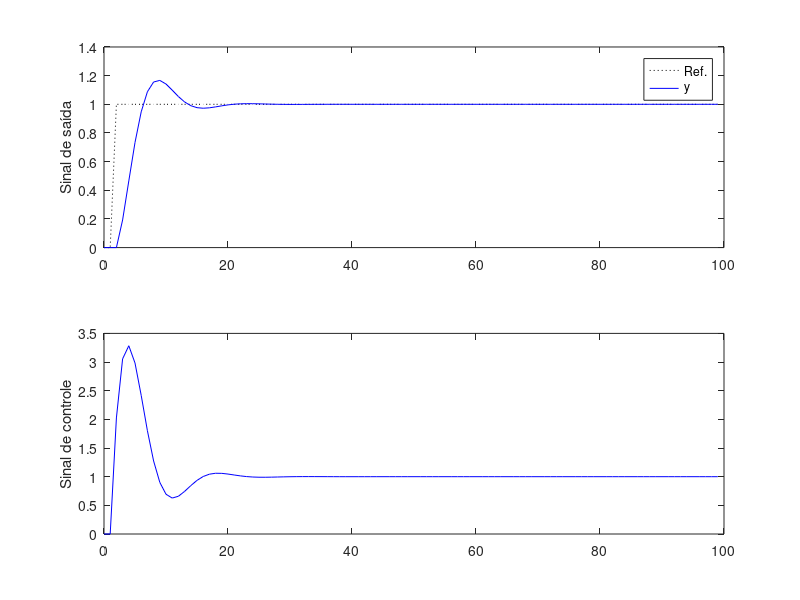

Write the MATLAB code that produced this figure.
%% Atividade 02 (Parte 2) - CDS
% Complemente a primeira parte da atividade 2 com a implementação do RST incremental aplicado
% no mesmo processo de 1ª ordem, mas com a imposição de uma dinâmica subamortecida em que pode-se
% selecionar o fator de amortecimento e frequencia natural desejados em malha fechada.
clear all; close all; clc;

%% Planta
tau = 10;
    Gs = tf(1, [ tau 1])  % G(s) = 1 / (10s+1)

    % Modelo discreto da planta
    Ts = 1; % periodo de amostragem (s)
    Gz = c2d(Gs, Ts)                   
        Az = Gz.den{1}; a1 = Az(2);
        Bz = Gz.num{1}; b0 = Bz(2);
    
    % Modelo aumentado da planta
    % y(k) = ( B(z) / ΔA(k) ) * Δu(k)
    % ΔA(k) = ( 1 - z^{-1} ) * ( 1 - a1*z^{-1} )
    delta = [1 -1]; % Δ = 1 - z^{-1} 
    delta_Az = conv(Az, delta);
        a1_aum = delta_Az(2); a2_aum = delta_Az(3);     
          
%% Projeto do controlador RST incremental
% R(z)*Δu(k) = T(z)*ref(k) - S(z)*y(k)

% Polinômio de atribuição de polos: H(z) = Hc(z)*Ho(z)

    % Polinomio de "observador": Ho(z) := A(z) -> quando os polos são estaveis
    Ho = Az;

    % Polinomio desejado em M.F: Hc(z)
        % Gs_des = ( g*ωn^{2} ) / ( s^{2}+2ζωns+ ωn^{2} )
        g = 1;         % ganho do sistema
        wn = 0.5;        % frequencia natural
        zeta = 0.5;    % fator de amortecimento (subamortecido: 0<ζ<1)

    Gs_des = tf(g*wn^2, [1  2*zeta*wn   wn^2])
    Gz_des = c2d(Gs_des,Ts)

    Hc = Gz_des.den{1};
    Hz = conv(Hc,Ho);
        % H(z) = 1 + h1*z^{-1} + h2*z^{-2} + h3*z^{-3}
        h1 = Hz(2); h2 = Hz(3); h3 = Hz(4);

    % Polinômio R(z)
        r0 = 1;
        r1 = 0;
    
    % Polinômio S(z)
        s0 = (h1 - a1_aum)/b0;
        s1 = (h2 - a2_aum)/b0;
        s2 = (h3)/b0;
    
    % Polinômio T(z)
    % T(z) = t_off*Ho(z)
    % t_off = Hc(z->1)/B(z->1)
        t_off = sum(Hc)/sum(Bz); % pré-compensador DC
        Tz = t_off*Ho; 
            t0 = Tz(1); t1 = Tz(2);

%% Simulação no domínio do tempo discreto
    tfinal = 100;            % tempo total da simulação (s)
    N = round(tfinal/Ts);   % numero de amostras
    t = 0:Ts:N*Ts-Ts;       % vetor de tempo discreto

    % Sinal de referencia
    ref(1:N) = 0; ref(3:N) = 1; 

    % Condições iniciais
    y(1:N) = 0; u(1:N) = 0;

for k = 3:N
    % Modelo da planta
    y(k) = -a1*y(k-1) +b0*u(k-1);

    % Controlador RST
    u(k) = u(k-1)+t0*ref(k)+t1*ref(k-1)-s0*y(k)-s1*y(k-1)-s2*y(k-2);
end

% Plot
subplot(211)
    plot(t,ref,':k',t,y,'b');
    ylabel('Sinal de saída');
    legend('Ref.','y');
subplot(212)
    plot(t,u,'b');
    ylabel('Sinal de controle');
